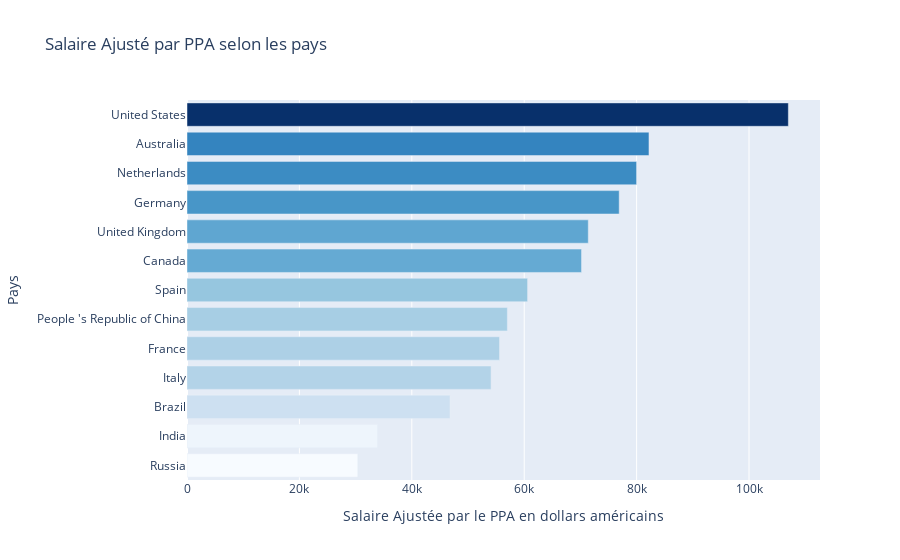

Source (notebook cell):
### Code cell
sal_coun=data.groupby('Country')['AdjustedSalary'].median().round(-2).sort_values(ascending=True).\
                                    to_frame()

trace = go.Bar(
    y=sal_coun.index,
    x=sal_coun.AdjustedSalary,
    orientation='h',
    marker=dict(
        color=sal_coun.AdjustedSalary,
        colorscale = 'Blues')
)

donnee = [trace]
layout = go.Layout(
    title='Salaire Ajusté par PPA selon les pays', 
    yaxis = dict(title = 'Pays'),
    xaxis=dict(title='Salaire Ajustée par le PPA en dollars américains')
)

fig = go.Figure(data=donnee, layout=layout)
py.iplot(fig)

### Figure 1 — Plotly figure (JSON) as saved in the notebook; plotly's stock layout.template omitted (floating-point values rounded to 4 significant figures)
{"data": [{"marker": {"color": [30400, 33900, 46800, 54100, 55600, 57000, 60600, 70200, 71400, 76900, 80000, 82200, 107000], "colorscale": [[0, "rgb(247,251,255)"], [0.125, "rgb(222,235,247)"], [0.25, "rgb(198,219,239)"], [0.375, "rgb(158,202,225)"], [0.5, "rgb(107,174,214)"], [0.625, "rgb(66,146,198)"], [0.75, "rgb(33,113,181)"], [0.875, "rgb(8,81,156)"], [1, "rgb(8,48,107)"]]}, "orientation": "h", "type": "bar", "x": [30400, 33900, 46800, 54100, 55600, 57000, 60600, 70200, 71400, 76900, 80000, 82200, 107000], "y": ["Russia", "India", "Brazil", "Italy", "France", "People 's Republic of China", "Spain", "Canada", "United Kingdom", "Germany", "Netherlands", "Australia", "United States"]}], "layout": {"autosize": true, "title": {"text": "Salaire Ajusté par PPA selon les pays"}, "xaxis": {"autorange": true, "range": [0, 112600.0], "title": {"text": "Salaire Ajustée par le PPA en dollars américains"}, "type": "linear"}, "yaxis": {"autorange": true, "range": [-0.5, 12.5], "title": {"text": "Pays"}, "type": "category"}}}
